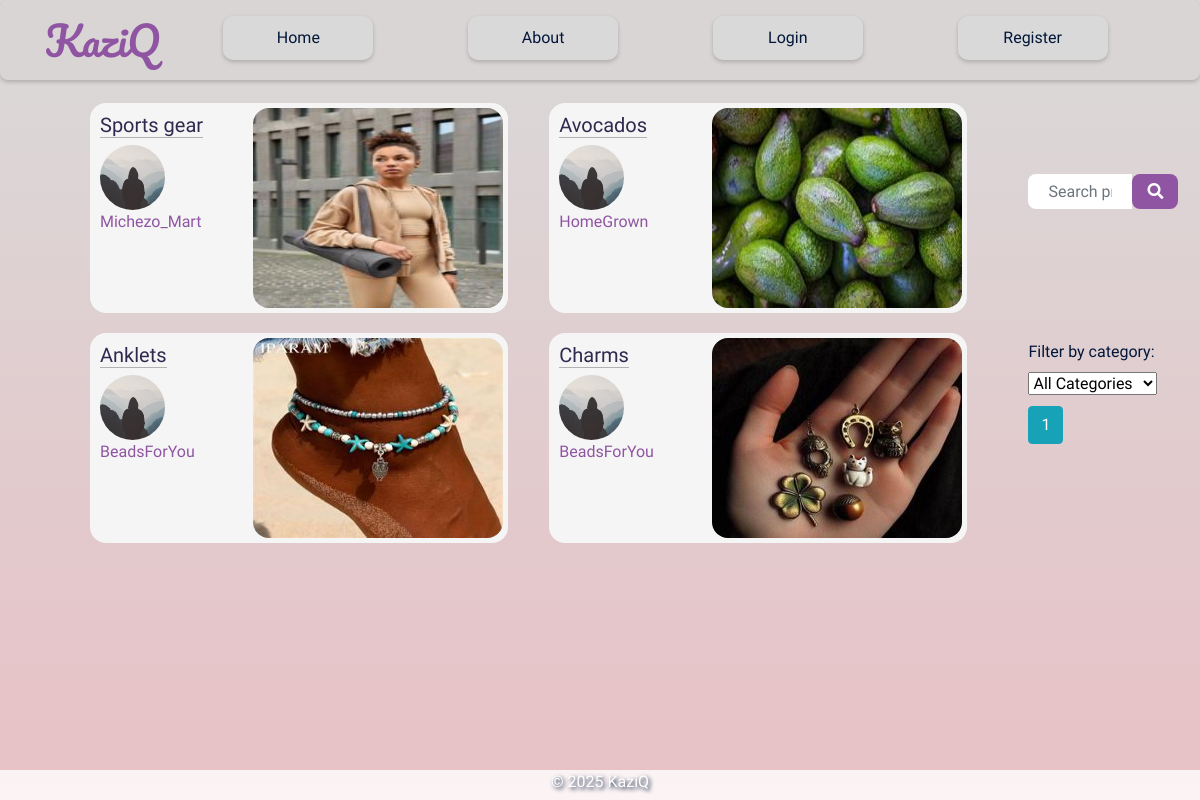
The page / on the database its author committed.
### flaskblog/models.py (models this page shows, shortened)
class Post(db.Model):
    id = db.Column(db.Integer, primary_key=True)
    title = db.Column(db.String(100), nullable=False)
    date_posted = db.Column(db.DateTime, nullable=False, default=datetime.utcnow)
    content = db.Column(db.Text, nullable=False)
    price = db.Column(db.String(20), nullable=False, default='')
    user_id = db.Column(db.Integer, db.ForeignKey('user.id'), nullable=False)
    image_file = db.Column(db.String(20), nullable=True)
    cart_items = db.relationship('CartItem', backref='post', lazy=True)
    category = db.Column(db.String(50), nullable=False)

class User(db.Model, UserMixin):
    id = db.Column(db.Integer, primary_key=True)
    username = db.Column(db.String(20), unique=True, nullable=False)
    email = db.Column(db.String(120), unique=True, nullable=False)
    whatsapp = db.Column(db.String(20), nullable=False)
    image_file = db.Column(db.String(20), nullable=False, default='default.jpg')
    password = db.Column(db.String(60), nullable=False)
    is_admin = db.Column(db.Boolean, nullable=False, default=False)
    account_balance = db.Column(db.Float, default=0.0)  # Current available balance
    total_sales = db.Column(db.Float, default=0.0)      # Lifetime sales
    bank_account = db.Column(db.String(50), nullable=True)
    bank_name = db.Column(db.String(100), nullable=True)
    phone_for_payment = db.Column(db.String(20), nullable=True)
    posts = db.relationship('Post', backref='author', lazy=True)

### flaskblog/routes.py (the view)
@app.route('/home')
@app.route('/')
def home():
    page = request.args.get('page', 1, type=int)
    posts = Post.query.order_by(Post.date_posted.desc()).paginate(page=page, per_page=4, error_out=False)
    return render_template('home.html', posts=posts, categories=CATEGORIES)

### flaskblog/__init__.py (called while the page is built)
@app.context_processor
def inject_min_max():
    return dict(min=min, max=max)

### flaskblog/templates/home.html (shortened to what this page needs)
{% extends 'layout.html' %}
{% block content %}
    {% for post in posts.items%}
    <article class="media content-section">
      <a href="{{ url_for('post', post_id=post.id) }}" id="inner-content-section-link">
        <div class="inner-content-section">
          <div class="inner-content-section-metadata">
            <h5><a class="article-title" href="{{ url_for('post', post_id=post.id)}}">{{ post.title }}</a></h5>
            <img class="rounded-circle article-img" src="{{ url_for('static', filename='profile_pics/' + post.author.image_file) }}">
              <div class="media-body">
                <div class="article-metadata">
                  <a class="mr-2 username" href="{{url_for('user_posts', username=post.author.username)}}">{{ post.author.username }}</a>
                </div>
              </div>
          </div>
          <div class="post-image-container">
            {% if post.image_file %}
            <img src="{{ url_for('static', filename='post_images/' + post.image_file) }}" alt="{{ post.title}}" class="card-image">
            {% endif %}
          </div>
        </div>
      </a>
    </article>
    {% endfor %}
{% endblock %}
{% block sidebar %}
  <div class="search-form">
    <div class="search-container">
      <div class="search mb-3">
        <form action="{{ url_for('search') }}" method="GET" class="search-form d-flex">
          <div class="input-group">
            <input type="text" name="query" class="form-control" placeholder="Search products..." required>
            <button type="submit" class="btn btn-outline-secondary">
              <i class="fas fa-search"></i>
            </button>
          </div>
        </form>
      </div>
      <div >
        <form action="{{ url_for('filter_by_category') }}" method="GET" class="category-form">
          <div class="input-group">
            <label for="category-select" class="form-label me-2">Filter by category:</label>
            <select id="category-select" name="category" class="form-select " onchange="this.form.submit()">
              <option value="">All Categories</option>
            </select>
          </div>
        </form>
      </div>
    </div>
  </div>
  <div class="pagination">
    {% for page_num in posts.iter_pages(left_edge=1, left_current=1, right_edge=1, right_current=2) %}
      {% if page_num %}
        {% if posts.page == page_num %}
          <a class="btn btn-info mb-4" href="{{ url_for('home', page=page_num) }}">{{ page_num }}</a>
        {% else %}
          <a class="btn btn-outline-info mb-4" href="{{ url_for('home', page=page_num) }}">{{ page_num }}</a>
        {% endif %}
      {% else %}
        <span class="btn btn-outline-secondary mb-4">...</span>
      {% endif %}
    {% endfor %}
  </div>
{% endblock %}

### flaskblog/static/main.css (style rules this page uses)
body { background-image: linear-gradient(to bottom, #D9D9D9, #E8C1C5); background-repeat: no-repeat; background-position:center; background-attachment: fixed; font-family: "Itim", cursive; font-weight: 400; font-style: normal; color: #011638; margin:0; }
h1, h2, h3, h4, h5, h6 { color: #444444; }
.content-section { background: whitesmoke; border: none; border-radius: 1em; height:1000px; }
.inner-content-section { display:flex; align-items:start; }
.inner-content-section-metadata { display:flex; justify-content:center; align-items: flex-start; flex-direction:column; width:150px; }
.article-title { color: #2E294E; border-bottom: 1px solid #b3b1b1; margin-bottom:10px; }
.article-img { height: 65px; width: 65px; }
.article-metadata { padding-bottom: 1px; margin-bottom: 4px; height:20px; display:flex; justify-content:center; }
.article-metadata a { color: #9055A2; }
.media { width:418px; height:210px; padding:10px; }
.pagination { margin-top:80px; }
.post-image-container { width:250px; height:200px; border-radius:1em; background-color:#D9D9D9; margin: -5px -10px 0 3px; }
.card-image { width: 100%; height: 100%; border-radius: 1em; border:none; }
.search-container { display:flex; justify-content:space-between; flex-direction:column; }
.search-form { width: 150px; height:150px; margin: -2px 0 0 0; display:flex; justify-content:start; align-items:start; flex-direction:column; }
.search-form input, .category-filter { width: 200px; height: 35px; border-radius: 0.5em; border:none; padding:10px 20px; text-align:start; margin:0 0 5px 0; }
.search-form button { border-radius: 0.5em; border:none; background-color:#9055A2; color:#ffffff; padding:5px 15px; }

### rows shown on the page
Post: title "Sports gear", image_file (placeholder picture), author.username "Michezo_Mart", image_file (picture)
Post: title "Avocados", image_file (placeholder picture), author.username "HomeGrown", image_file (picture)
Post: title "Anklets", image_file (placeholder picture), author.username "BeadsForYou", image_file (picture)
Post: title "Charms", image_file (placeholder picture), author.username "BeadsForYou", image_file (picture)

### other values the page prints
{{ page_num }} "1"
